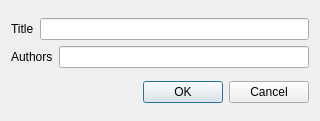
<?xml version="1.0" encoding="UTF-8"?>
<ui version="4.0">
 <class>EditBookDialog</class>
 <widget class="QDialog" name="EditBookDialog">
  <property name="geometry">
   <rect>
    <x>0</x>
    <y>0</y>
    <width>320</width>
    <height>121</height>
   </rect>
  </property>
  <property name="windowTitle">
   <string>Dialog</string>
  </property>
  <layout class="QGridLayout" name="gridLayout">
   <item row="1" column="0">
    <widget class="QDialogButtonBox" name="buttonBox">
     <property name="orientation">
      <enum>Qt::Horizontal</enum>
     </property>
     <property name="standardButtons">
      <set>QDialogButtonBox::Cancel|QDialogButtonBox::Ok</set>
     </property>
    </widget>
   </item>
   <item row="0" column="0">
    <layout class="QVBoxLayout" name="verticalLayout">
     <item>
      <layout class="QHBoxLayout" name="horizontalLayout">
       <item>
        <widget class="QLabel" name="label">
         <property name="text">
          <string>Title</string>
         </property>
        </widget>
       </item>
       <item>
        <widget class="QLineEdit" name="title"/>
       </item>
      </layout>
     </item>
     <item>
      <layout class="QHBoxLayout" name="horizontalLayout_2">
       <item>
        <widget class="QLabel" name="label_2">
         <property name="text">
          <string>Authors</string>
         </property>
        </widget>
       </item>
       <item>
        <widget class="QLineEdit" name="authors"/>
       </item>
      </layout>
     </item>
    </layout>
   </item>
  </layout>
 </widget>
 <resources/>
 <connections>
  <connection>
   <sender>buttonBox</sender>
   <signal>accepted()</signal>
   <receiver>EditBookDialog</receiver>
   <slot>accept()</slot>
   <hints>
    <hint type="sourcelabel">
     <x>248</x>
     <y>254</y>
    </hint>
    <hint type="destinationlabel">
     <x>157</x>
     <y>274</y>
    </hint>
   </hints>
  </connection>
  <connection>
   <sender>buttonBox</sender>
   <signal>rejected()</signal>
   <receiver>EditBookDialog</receiver>
   <slot>reject()</slot>
   <hints>
    <hint type="sourcelabel">
     <x>316</x>
     <y>260</y>
    </hint>
    <hint type="destinationlabel">
     <x>286</x>
     <y>274</y>
    </hint>
   </hints>
  </connection>
 </connections>
</ui>
